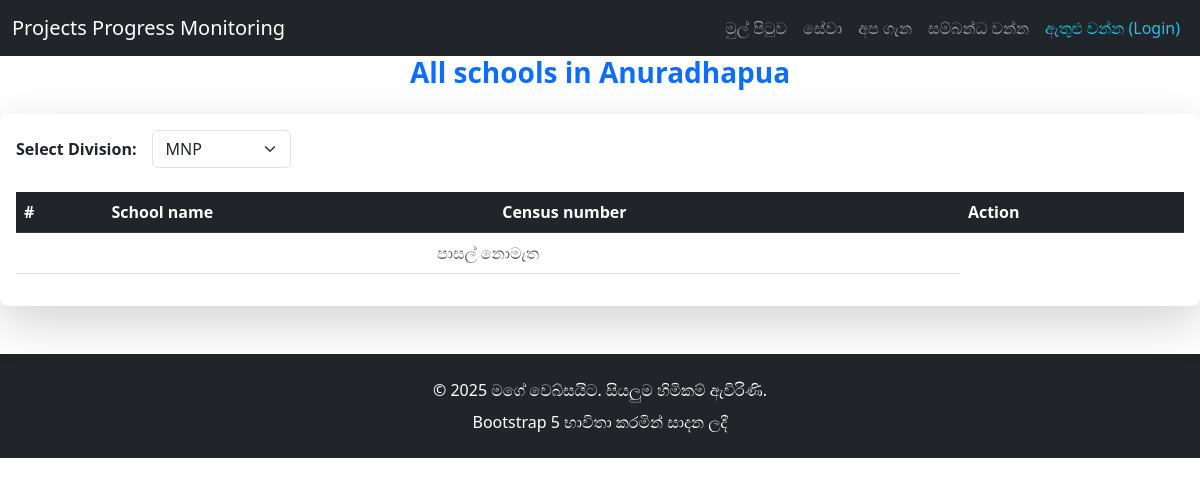
The page /division-schools/3/ on the database as committed earlier.
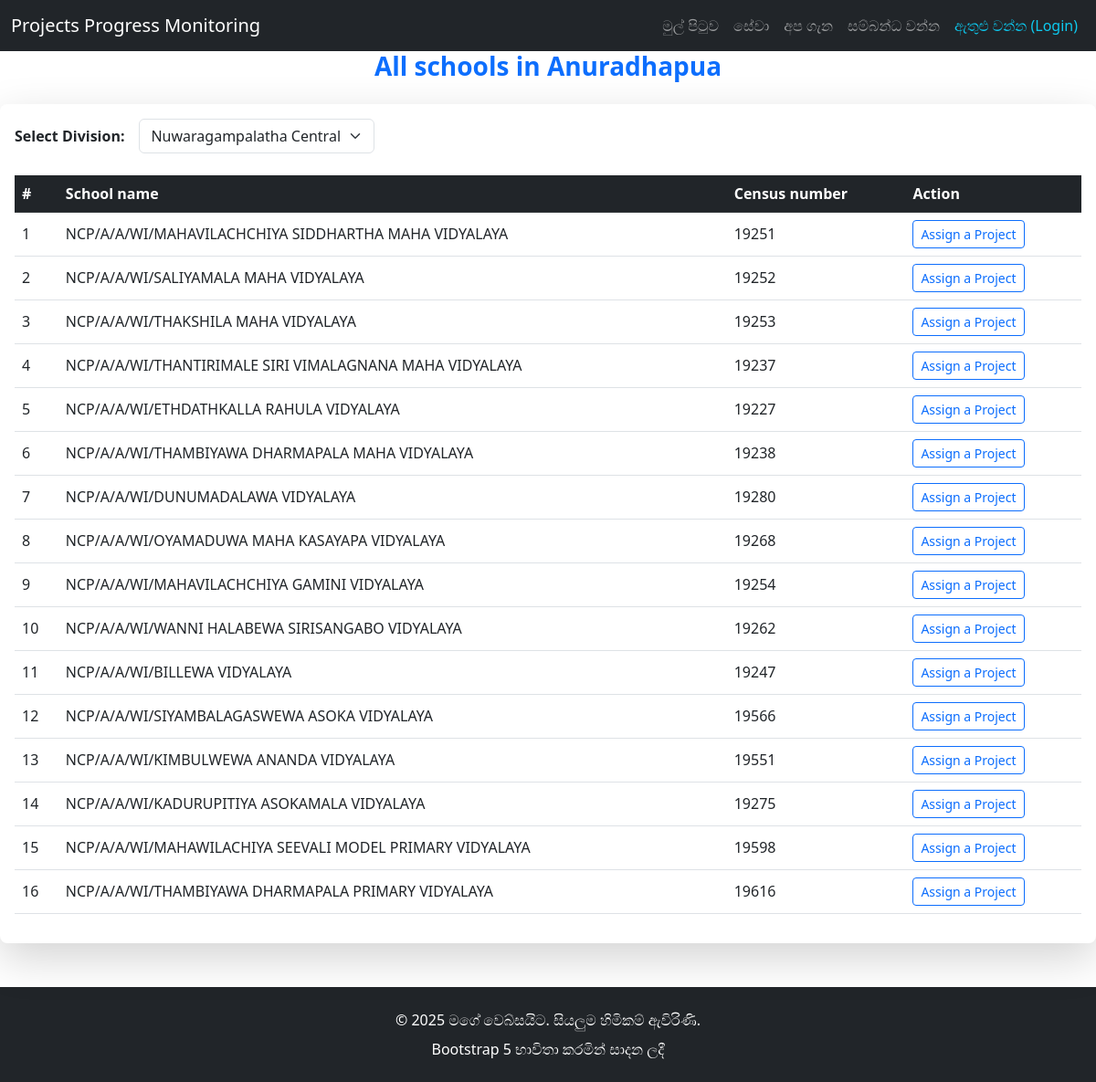
The same page on the database as committed later.
### user_app/models.py (models this page shows, shortened)
class School(models.Model):
    name = models.CharField(max_length=200)
    census_number = models.CharField(max_length=50, unique=True)
    division = models.ForeignKey(Division, on_delete=models.CASCADE, related_name='schools')

### user_app/views.py (the view)
# urls.py: path('division-schools/', views.division_schools, name='division_schools'),
def division_schools(request, division_id=None):
    divisions = Division.objects.all()
    if division_id:
        selected_division = Division.objects.get(id=division_id)
    else:
        selected_division = divisions.first()
    schools = School.objects.filter(division=selected_division)
    return render(request, 'division_schools.html', {
        'divisions': divisions,
        'schools': schools,
        'selected_division': selected_division,
    })

### user_app/templates/division_schools.html (shortened to what this page needs)
{% extends 'master.html' %}
{% load static %}
{% block content %}
    <div class="text-center mb-4">
        <h3 class="fw-bold text-primary">All schools in Anuradhapua</h3>
    </div>
    <div class="card shadow-lg border-0 rounded-3">
        <div class="card-body">
            <div class="d-flex align-items-center mb-4">
                <label for="divisionSelect" class="form-label fw-semibold me-3 mb-0">Select Division:</label>
                <select id="divisionSelect" class="form-select w-auto">
                    {% for division in divisions %}
                        <option value="{{ division.id }}">{{ division.name }}</option>
                    {% endfor %}
                </select>
            </div>
            <div class="table-responsive">
                <table class="table table-hover align-middle">
                    <thead class="table-dark">
                        <tr>
                            <th scope="col">#</th>
                            <th scope="col">School name</th>
                            <th scope="col">Census number</th>
                             <th scope="col">Action</th>
                        </tr>
                    </thead>
                    <tbody id="schoolsTable">
                        {% for school in schools %}
                        <tr>
                            <td>{{ forloop.counter }}</td>
                            <td>{{ school.name }}</td>
                            <td>{{ school.census_number }}</td>
                            <td>
                                <a href="#" class="btn btn-sm btn-outline-primary">Assign a Project</a>
                            </td>
                        </tr>
                        {% empty %}
                        <tr><td colspan="3" class="text-center text-muted">පාසල් නොමැත</td></tr>
                        {% endfor %}
                    </tbody>
                </table>
            </div>
        </div>
    </div>
{% endblock %}

Rows that differ between the two databases and show on the page:
added School: name "NCP/A/A/WI/MAHAVILACHCHIYA SIDDHARTHA MAHA VIDYALAYA", census_number "19251"
added School: name "NCP/A/A/WI/SALIYAMALA MAHA VIDYALAYA", census_number "19252"
added School: name "NCP/A/A/WI/THAKSHILA MAHA VIDYALAYA", census_number "19253"
added School: name "NCP/A/A/WI/THANTIRIMALE SIRI VIMALAGNANA MAHA VIDYALAYA", census_number "19237"
added School: name "NCP/A/A/WI/ETHDATHKALLA RAHULA VIDYALAYA", census_number "19227"
added School: name "NCP/A/A/WI/THAMBIYAWA DHARMAPALA MAHA VIDYALAYA", census_number "19238"
added School: name "NCP/A/A/WI/DUNUMADALAWA VIDYALAYA", census_number "19280"
added School: name "NCP/A/A/WI/OYAMADUWA MAHA KASAYAPA VIDYALAYA", census_number "19268"
added School: name "NCP/A/A/WI/MAHAVILACHCHIYA GAMINI VIDYALAYA", census_number "19254"
added School: name "NCP/A/A/WI/WANNI HALABEWA SIRISANGABO VIDYALAYA", census_number "19262"
added School: name "NCP/A/A/WI/BILLEWA VIDYALAYA", census_number "19247"
added School: name "NCP/A/A/WI/SIYAMBALAGASWEWA ASOKA VIDYALAYA", census_number "19566"
added School: name "NCP/A/A/WI/KIMBULWEWA ANANDA VIDYALAYA", census_number "19551"
added School: name "NCP/A/A/WI/KADURUPITIYA ASOKAMALA VIDYALAYA", census_number "19275"
added School: name "NCP/A/A/WI/MAHAWILACHIYA SEEVALI MODEL PRIMARY VIDYALAYA", census_number "19598"
added School: name "NCP/A/A/WI/THAMBIYAWA DHARMAPALA PRIMARY VIDYALAYA", census_number "19616"
Other text that changed with them:
form field value: "MNP" → "Nuwaragampalatha Central"
text no longer shown: "පාසල් නොමැත"
